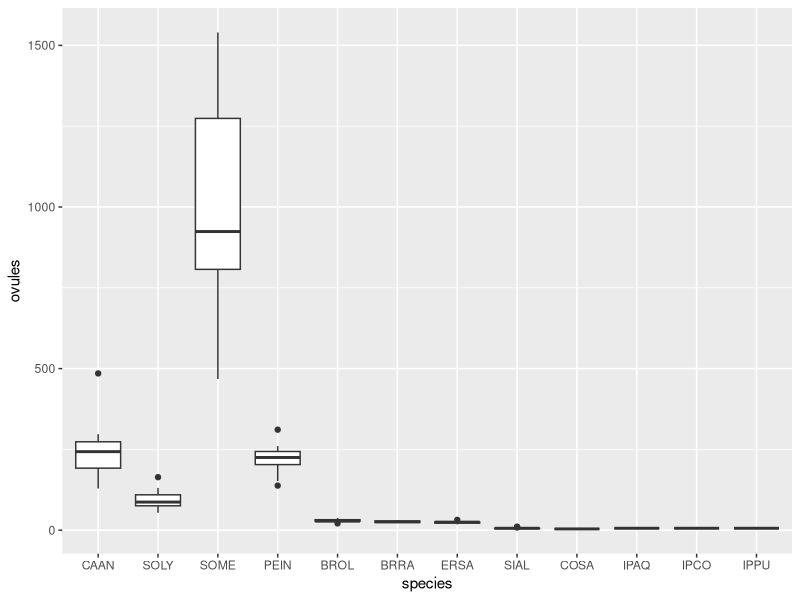
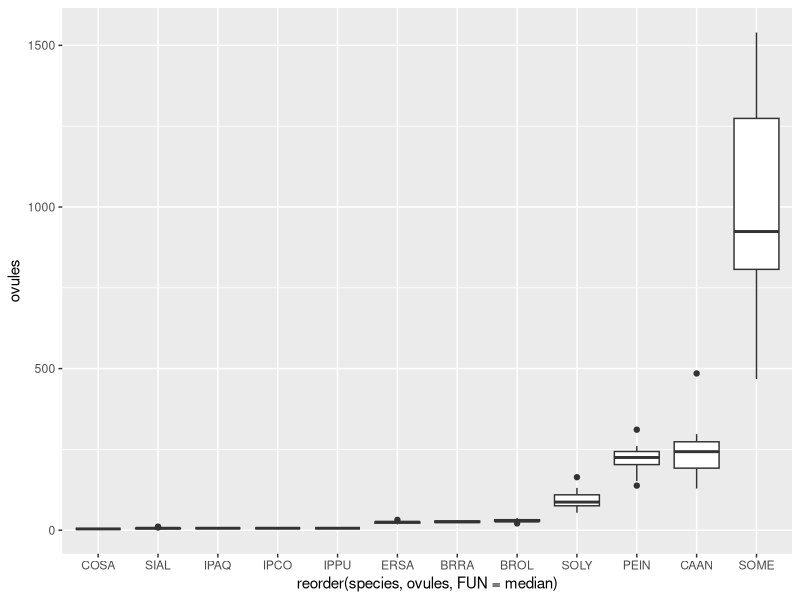

Source code (R) for these figures, in order:
#load libraries

library(ggplot2)
library(forcats)

#load data
d<-read.csv("Ovules.csv", sep=";")

#Reorganise data
d <- stack(d)

#Naming columns

colnames(d)[1]<-"ovules"
colnames(d)[2]<-"species"

#boxplot from ggplot2
ggplot(d, aes(x = species, y = ovules)) + geom_boxplot()

#boxplot from ggplot2 reorder
ggplot(d, aes(x = reorder(species, ovules, FUN = median), y = ovules)) + geom_boxplot()
